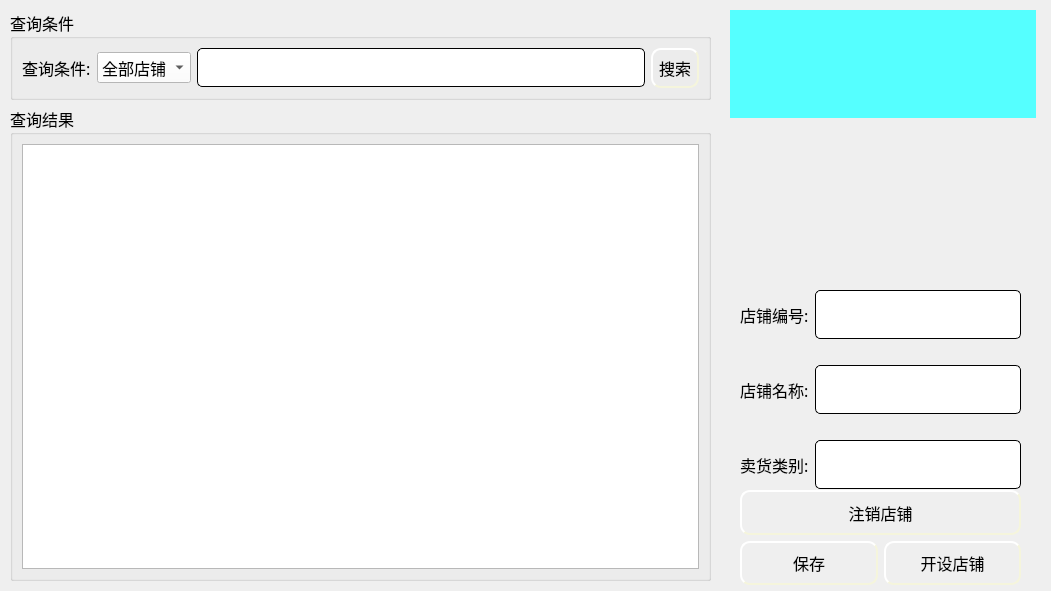
<?xml version="1.0" encoding="UTF-8"?>
<ui version="4.0">
 <class>ShopData</class>
 <widget class="QWidget" name="ShopData">
  <property name="geometry">
   <rect>
    <x>0</x>
    <y>0</y>
    <width>1051</width>
    <height>591</height>
   </rect>
  </property>
  <property name="windowTitle">
   <string>Form</string>
  </property>
  <widget class="QLabel" name="lb_head">
   <property name="geometry">
    <rect>
     <x>730</x>
     <y>10</y>
     <width>306</width>
     <height>108</height>
    </rect>
   </property>
   <property name="layoutDirection">
    <enum>Qt::LeftToRight</enum>
   </property>
   <property name="styleSheet">
    <string notr="true">background-color: rgb(85, 255, 255);</string>
   </property>
   <property name="text">
    <string/>
   </property>
  </widget>
  <widget class="QLabel" name="lb_name">
   <property name="geometry">
    <rect>
     <x>730</x>
     <y>130</y>
     <width>306</width>
     <height>108</height>
    </rect>
   </property>
   <property name="font">
    <font>
     <family>微软雅黑</family>
     <pointsize>22</pointsize>
     <weight>75</weight>
     <bold>true</bold>
    </font>
   </property>
   <property name="layoutDirection">
    <enum>Qt::LeftToRight</enum>
   </property>
   <property name="styleSheet">
    <string notr="true">color: rgb(255, 0, 0);</string>
   </property>
   <property name="text">
    <string/>
   </property>
   <property name="alignment">
    <set>Qt::AlignCenter</set>
   </property>
  </widget>
  <widget class="QWidget" name="layoutWidget">
   <property name="geometry">
    <rect>
     <x>10</x>
     <y>10</y>
     <width>701</width>
     <height>571</height>
    </rect>
   </property>
   <layout class="QGridLayout" name="gridLayout_4">
    <item row="0" column="0">
     <widget class="QGroupBox" name="groupBox">
      <property name="sizePolicy">
       <sizepolicy hsizetype="Preferred" vsizetype="Preferred">
        <horstretch>0</horstretch>
        <verstretch>0</verstretch>
       </sizepolicy>
      </property>
      <property name="font">
       <font>
        <family>微软雅黑</family>
        <pointsize>12</pointsize>
       </font>
      </property>
      <property name="title">
       <string>查询条件</string>
      </property>
      <layout class="QGridLayout" name="gridLayout_2">
       <item row="0" column="0">
        <layout class="QGridLayout" name="gridLayout">
         <item row="0" column="0">
          <widget class="QLabel" name="label">
           <property name="text">
            <string>查询条件:</string>
           </property>
          </widget>
         </item>
         <item row="0" column="1">
          <widget class="QComboBox" name="comboBox">
           <property name="sizePolicy">
            <sizepolicy hsizetype="Preferred" vsizetype="Fixed">
             <horstretch>0</horstretch>
             <verstretch>0</verstretch>
            </sizepolicy>
           </property>
           <property name="font">
            <font>
             <family>微软雅黑</family>
            </font>
           </property>
           <property name="styleSheet">
            <string notr="true">background-color: rgb(255, 255, 255);</string>
           </property>
           <item>
            <property name="text">
             <string>全部店铺</string>
            </property>
           </item>
           <item>
            <property name="text">
             <string>店铺名称</string>
            </property>
           </item>
           <item>
            <property name="text">
             <string>卖货类别</string>
            </property>
           </item>
          </widget>
         </item>
         <item row="0" column="2">
          <widget class="QLineEdit" name="le_select">
           <property name="enabled">
            <bool>false</bool>
           </property>
           <property name="sizePolicy">
            <sizepolicy hsizetype="Expanding" vsizetype="Fixed">
             <horstretch>0</horstretch>
             <verstretch>0</verstretch>
            </sizepolicy>
           </property>
           <property name="styleSheet">
            <string notr="true">QLineEdit{
    border-style: outset;
    border-width: 1px;
    border-radius: 5px;

    min-width: 5em;
    padding: 6px;
}</string>
           </property>
          </widget>
         </item>
         <item row="0" column="3">
          <widget class="QPushButton" name="pb_select">
           <property name="sizePolicy">
            <sizepolicy hsizetype="Minimum" vsizetype="Fixed">
             <horstretch>0</horstretch>
             <verstretch>0</verstretch>
            </sizepolicy>
           </property>
           <property name="font">
            <font>
             <family>微软雅黑</family>
            </font>
           </property>
           <property name="styleSheet">
            <string notr="true">QPushButton{
	background-image: url(:/ico/pb1.jpg);
    border-style: outset;
    border-width: 2px;
    border-radius: 10px;
    border-color: beige;
    min-width: 5em;
    padding: 6px;
}
QPushButton:hover
{
	
	background-image: url(:/ico/pb.jpg);
    border-style: inset;
}

QPushButton:pressed{
	
	background-image: url(:/ico/pb2.jpg);
    border-style: inset;
}


</string>
           </property>
           <property name="text">
            <string>搜索</string>
           </property>
          </widget>
         </item>
        </layout>
       </item>
      </layout>
     </widget>
    </item>
    <item row="1" column="0">
     <widget class="QGroupBox" name="groupBox_2">
      <property name="font">
       <font>
        <family>微软雅黑</family>
        <pointsize>12</pointsize>
       </font>
      </property>
      <property name="title">
       <string>查询结果</string>
      </property>
      <layout class="QGridLayout" name="gridLayout_3">
       <item row="0" column="0">
        <widget class="QTableWidget" name="tableWidget"/>
       </item>
      </layout>
     </widget>
    </item>
   </layout>
  </widget>
  <widget class="QLabel" name="lb_name_2">
   <property name="geometry">
    <rect>
     <x>1000</x>
     <y>540</y>
     <width>306</width>
     <height>108</height>
    </rect>
   </property>
   <property name="font">
    <font>
     <family>楷体</family>
     <pointsize>22</pointsize>
    </font>
   </property>
   <property name="layoutDirection">
    <enum>Qt::LeftToRight</enum>
   </property>
   <property name="styleSheet">
    <string notr="true">color: rgb(255, 0, 0);</string>
   </property>
   <property name="text">
    <string/>
   </property>
   <property name="alignment">
    <set>Qt::AlignCenter</set>
   </property>
  </widget>
  <widget class="QWidget" name="layoutWidget">
   <property name="geometry">
    <rect>
     <x>740</x>
     <y>290</y>
     <width>281</width>
     <height>199</height>
    </rect>
   </property>
   <layout class="QGridLayout" name="gridLayout_6">
    <item row="1" column="1">
     <spacer name="verticalSpacer">
      <property name="orientation">
       <enum>Qt::Vertical</enum>
      </property>
      <property name="sizeType">
       <enum>QSizePolicy::Fixed</enum>
      </property>
      <property name="sizeHint" stdset="0">
       <size>
        <width>20</width>
        <height>20</height>
       </size>
      </property>
     </spacer>
    </item>
    <item row="2" column="1">
     <widget class="QLineEdit" name="le_name">
      <property name="enabled">
       <bool>false</bool>
      </property>
      <property name="sizePolicy">
       <sizepolicy hsizetype="Expanding" vsizetype="Expanding">
        <horstretch>0</horstretch>
        <verstretch>0</verstretch>
       </sizepolicy>
      </property>
      <property name="font">
       <font>
        <family>微软雅黑</family>
        <pointsize>12</pointsize>
       </font>
      </property>
      <property name="styleSheet">
       <string notr="true">QLineEdit{
    border-style: outset;
    border-width: 1px;
    border-radius: 5px;

    min-width: 5em;
    padding: 6px;
}</string>
      </property>
     </widget>
    </item>
    <item row="4" column="1">
     <widget class="QLineEdit" name="le_type">
      <property name="enabled">
       <bool>false</bool>
      </property>
      <property name="sizePolicy">
       <sizepolicy hsizetype="Expanding" vsizetype="Expanding">
        <horstretch>0</horstretch>
        <verstretch>0</verstretch>
       </sizepolicy>
      </property>
      <property name="font">
       <font>
        <family>微软雅黑</family>
        <pointsize>12</pointsize>
       </font>
      </property>
      <property name="styleSheet">
       <string notr="true">QLineEdit{
    border-style: outset;
    border-width: 1px;
    border-radius: 5px;

    min-width: 5em;
    padding: 6px;
}</string>
      </property>
     </widget>
    </item>
    <item row="0" column="0">
     <widget class="QLabel" name="label_2">
      <property name="font">
       <font>
        <family>微软雅黑</family>
        <pointsize>12</pointsize>
       </font>
      </property>
      <property name="text">
       <string>店铺编号:</string>
      </property>
     </widget>
    </item>
    <item row="0" column="1">
     <widget class="QLineEdit" name="le_id">
      <property name="enabled">
       <bool>false</bool>
      </property>
      <property name="sizePolicy">
       <sizepolicy hsizetype="Expanding" vsizetype="Expanding">
        <horstretch>0</horstretch>
        <verstretch>0</verstretch>
       </sizepolicy>
      </property>
      <property name="font">
       <font>
        <family>微软雅黑</family>
        <pointsize>12</pointsize>
       </font>
      </property>
      <property name="styleSheet">
       <string notr="true">QLineEdit{
    border-style: outset;
    border-width: 1px;
    border-radius: 5px;

    min-width: 5em;
    padding: 6px;
}</string>
      </property>
     </widget>
    </item>
    <item row="2" column="0">
     <widget class="QLabel" name="label_3">
      <property name="font">
       <font>
        <family>微软雅黑</family>
        <pointsize>12</pointsize>
       </font>
      </property>
      <property name="text">
       <string>店铺名称:</string>
      </property>
     </widget>
    </item>
    <item row="4" column="0">
     <widget class="QLabel" name="label_4">
      <property name="font">
       <font>
        <family>微软雅黑</family>
        <pointsize>12</pointsize>
       </font>
      </property>
      <property name="text">
       <string>卖货类别:</string>
      </property>
     </widget>
    </item>
    <item row="3" column="1">
     <spacer name="verticalSpacer_2">
      <property name="orientation">
       <enum>Qt::Vertical</enum>
      </property>
      <property name="sizeType">
       <enum>QSizePolicy::Fixed</enum>
      </property>
      <property name="sizeHint" stdset="0">
       <size>
        <width>20</width>
        <height>20</height>
       </size>
      </property>
     </spacer>
    </item>
   </layout>
  </widget>
  <widget class="QWidget" name="layoutWidget">
   <property name="geometry">
    <rect>
     <x>740</x>
     <y>490</y>
     <width>281</width>
     <height>95</height>
    </rect>
   </property>
   <layout class="QGridLayout" name="gridLayout_5">
    <item row="1" column="0">
     <widget class="QPushButton" name="pb_save">
      <property name="sizePolicy">
       <sizepolicy hsizetype="Minimum" vsizetype="Expanding">
        <horstretch>0</horstretch>
        <verstretch>0</verstretch>
       </sizepolicy>
      </property>
      <property name="font">
       <font>
        <family>微软雅黑</family>
        <pointsize>12</pointsize>
       </font>
      </property>
      <property name="styleSheet">
       <string notr="true">QPushButton{
	background-image: url(:/ico/pb1.jpg);
    border-style: outset;
    border-width: 2px;
    border-radius: 10px;
    border-color: beige;
    min-width: 5em;
    padding: 6px;
}
QPushButton:hover
{
	
	background-image: url(:/ico/pb.jpg);
    border-style: inset;
}

QPushButton:pressed{
	
	background-image: url(:/ico/pb2.jpg);
    border-style: inset;
}


</string>
      </property>
      <property name="text">
       <string>保存</string>
      </property>
     </widget>
    </item>
    <item row="1" column="1">
     <widget class="QPushButton" name="pb_insert">
      <property name="sizePolicy">
       <sizepolicy hsizetype="Minimum" vsizetype="Expanding">
        <horstretch>0</horstretch>
        <verstretch>0</verstretch>
       </sizepolicy>
      </property>
      <property name="font">
       <font>
        <family>微软雅黑</family>
        <pointsize>12</pointsize>
       </font>
      </property>
      <property name="styleSheet">
       <string notr="true">QPushButton{
	background-image: url(:/ico/pb1.jpg);
    border-style: outset;
    border-width: 2px;
    border-radius: 10px;
    border-color: beige;
    min-width: 5em;
    padding: 6px;
}
QPushButton:hover
{
	
	background-image: url(:/ico/pb.jpg);
    border-style: inset;
}

QPushButton:pressed{
	
	background-image: url(:/ico/pb2.jpg);
    border-style: inset;
}


</string>
      </property>
      <property name="text">
       <string>开设店铺</string>
      </property>
     </widget>
    </item>
    <item row="0" column="0" colspan="2">
     <widget class="QPushButton" name="pb_delete">
      <property name="sizePolicy">
       <sizepolicy hsizetype="Minimum" vsizetype="Expanding">
        <horstretch>0</horstretch>
        <verstretch>0</verstretch>
       </sizepolicy>
      </property>
      <property name="font">
       <font>
        <family>微软雅黑</family>
        <pointsize>12</pointsize>
       </font>
      </property>
      <property name="styleSheet">
       <string notr="true">QPushButton{
	background-image: url(:/ico/pb1.jpg);
    border-style: outset;
    border-width: 2px;
    border-radius: 10px;
    border-color: beige;
    min-width: 5em;
    padding: 6px;
}
QPushButton:hover
{
	
	background-image: url(:/ico/pb.jpg);
    border-style: inset;
}

QPushButton:pressed{
	
	background-image: url(:/ico/pb2.jpg);
    border-style: inset;
}


</string>
      </property>
      <property name="text">
       <string>注销店铺</string>
      </property>
     </widget>
    </item>
   </layout>
  </widget>
 </widget>
 <resources/>
 <connections/>
</ui>
